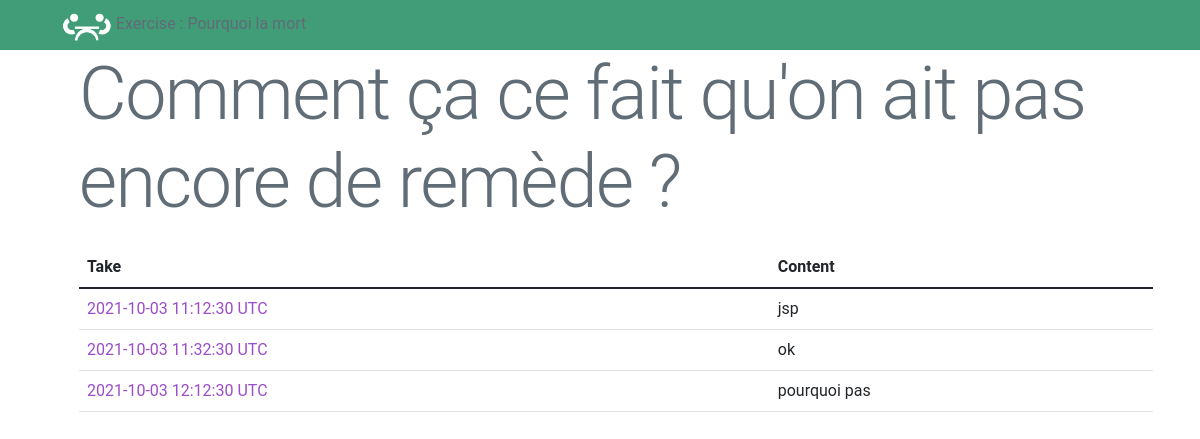
/?action=showStatExerciseByField&field=2, run on the app's committed database.
### tables this page shows
CREATE TABLE IF NOT EXISTS `exercises` (
  `id` int(11) NOT NULL AUTO_INCREMENT,
  `title` varchar(255) NOT NULL,
  `state` int(11) NOT NULL DEFAULT 0,
  PRIMARY KEY (`id`),
  UNIQUE KEY `exercises_title_unique` (`title`)
);

CREATE TABLE IF NOT EXISTS `fields` (
  `id` int(11) NOT NULL AUTO_INCREMENT,
  `label` varchar(255) NOT NULL,
  `value_kind` int(11) NOT NULL,
  `exercises_id` int(11) NOT NULL,
  PRIMARY KEY (`id`,`exercises_id`),
  KEY `fk_fields_exercises1_idx` (`exercises_id`),
  CONSTRAINT `fk_fields_exercises1` FOREIGN KEY (`exercises_id`) REFERENCES `exercises` (`id`) ON DELETE NO ACTION ON UPDATE NO ACTION
);

CREATE TABLE IF NOT EXISTS `takes` (
  `id` int(11) NOT NULL AUTO_INCREMENT,
  `time_stamp` timestamp NOT NULL DEFAULT current_timestamp() ON UPDATE current_timestamp(),
  PRIMARY KEY (`id`)
);

CREATE TABLE IF NOT EXISTS `answers` (
  `id` int(11) NOT NULL AUTO_INCREMENT,
  `response` text NOT NULL,
  `fields_id` int(11) NOT NULL,
  `takes_id` int(11) NOT NULL,
  PRIMARY KEY (`id`,`fields_id`,`takes_id`),
  UNIQUE KEY `unique_take_for_answer` (`fields_id`,`takes_id`),
  KEY `fk_answers_fields1_idx` (`fields_id`),
  KEY `fk_answers_takes1_idx` (`takes_id`),
  CONSTRAINT `fk_answers_fields1` FOREIGN KEY (`fields_id`) REFERENCES `fields` (`id`) ON DELETE NO ACTION ON UPDATE NO ACTION,
  CONSTRAINT `fk_answers_takes1` FOREIGN KEY (`takes_id`) REFERENCES `takes` (`id`) ON DELETE NO ACTION ON UPDATE NO ACTION
);

### Controller/ExerciseController.php (called while the page is built, shortened)
<?php
class ExerciseController
{
    public static function showStatExerciseByField()
    {
        $field = Field::find($_GET['field']);
        $exercise = Exercise::find($field->exercises_id);
        include_once "View/StatExerciseByField.php";
        $contenu = ob_get_clean();
        require dirname(__DIR__, 1) . "/View/Layout.php";
    }
}

### Model/DbConnector.php (called while the page is built, shortened)
<?php
class DbConnector
{
    private static function getPDO(){
        $DB = null;
        try{
            $DB = new PDO($DSN,$USERNAME,$PASSWORD);
        }catch(Exception $exception){
            throw new Exception("An exception has occurred when trying to connect to the database!");
        }
        $DB->exec("set names utf8");
        $DB->setAttribute(PDO::ATTR_ERRMODE, PDO::ERRMODE_EXCEPTION);
        return $DB;
    }
    static function select($query, $params, $multirecord) {
        $DB = self::getPDO();
        try {
            $statement = $DB->prepare($query);
            $statement->execute($params);
            if ($multirecord)
            {
                $queryResult = $statement->fetchAll(PDO::FETCH_ASSOC);
            } else {
                $queryResult = $statement->fetch(PDO::FETCH_ASSOC);
            }
            return $queryResult;
        } catch (PDOException $e) {
            error_log($e->getMessage());
            return null;
        }
    }
    static function selectMany($query, $params = []) {
        return self::select($query, $params, true);
    }
    static function selectOne($query, $params = []) {
        return self::select($query, $params, false);
    }
}

### Model/Field.php (called while the page is built, shortened)
<?php
class Field
{
    private int $id;
    public function __construct(string $label, int $value_kind, int $exercises_id, int $id = null)
    {
        $this->label = $label;
        $this->exercises_id = $exercises_id;
        if ($id != null) $this->id = $id;
    }
    static function find($id): ?Field
    {
        $res = DbConnector::selectOne("select * from fields where id=:id;", ["id" => $id]);
        return isset($res['label']) ? new Field($res['label'], $res['value_kind'], $res['exercises_id'], $res['id']) : null;
    }
    public function getId(): int
    {
        return $this->id;
    }
    public function takes(): array
    {
        $res = DbConnector::selectMany("SELECT takes.id, time_stamp FROM takes INNER JOIN answers ON answers.takes_id = takes.id WHERE answers.fields_id = :fields_id", ["fields_id" => $this->id]);
        $return = [];
        foreach ($res as $result) {
            $return[] = Take::make($result);
        }
        return $return;
    }
}

### Model/Take.php (called while the page is built, shortened)
<?php
class Take
{
    public int $id;
    static function make(array $params)
    {
        $take = new Take();
        if (isset($params['id'])) {
            $take->id = $params['id'];
        }
        $take->timeStamp = new DateTime( $params['time_stamp']);
        return $take;
    }
    static function find(int $id): ?Take
    {
        $res = DbConnector::selectOne("SELECT * FROM takes WHERE id = :id", ['id' => $id]);
        return self::make(["id" => $res["id"], "time_stamp" => $res['time_stamp']]);
    }
    public function answers(): array
    {
        $answers = Answer::where("takes_id",$this->id);
        return $answers;
    }
}

### Model/Answer.php (called while the page is built, shortened)
<?php
class Answer
{
    static function make(array $params)
    {
        $answer = new Answer();
        if (isset($params['id'])) {
            $answer->id = $params['id'];
        }
        $answer->response = $params['response'];
        $answer->field = $params['field'];
        $answer->take = $params['take'];
        return $answer;
    }
    static function where($field,$value): array
    {
        $result = DbConnector::selectMany("select * from answers where $field = :value;",["value"=>$value]);
        $return = [];
        foreach ($result as $res){
            $return[] = self::make(["id" => $res["id"], "response" => $res['response'], "field" => Field::find($res['fields_id']), "take" => Take::find($res['takes_id'])]);
        }
        return $return;
    }
}

### Model/Exercise.php (called while the page is built, shortened)
<?php
class Exercise
{
    static function make(array $params)
    {
        $exercise = new Exercise();
        if (isset($params['id'])) {
            $exercise->id = $params['id'];
        }
        $exercise->title = $params['title'];
        $exercise->state = $params['state'];
        return $exercise;
    }
    static function find(int $id): ?Exercise
    {
        $res = DbConnector::selectOne("SELECT * FROM exercises WHERE id = :id", ['id' => $id]);
        return self::make(["id" => $res["id"], "title" => $res['title'], "state" => $res['state']]);
    }
}

### View/StatExerciseByField.php (the view)
<section class="row">
    <div class="column">
        <h1><?= $field->label ?></h1>
        <table class="table">
            <thead>
            <tr>
                <th>Take</th>
                <th>Content</th>
            </tr>
            </thead>
            <tbody>
            <?php foreach ($field->takes() as $take) : ?>
                <tr>
                    <td>
                        <a class="link_title" href="?action=showStatExerciseByTake&take=<?= $take->id ?>"><?= $take->timeStamp->format('Y-m-d H:i:s') ?> UTC</a>
                    </td>
                    <?php foreach ($take->answers() as $answer) : ?>
                        <?php if ($answer->field->getId() == $field->getId()): ?>
                            <td>
                                <a>
                                    <?= $answer->response ?>
                                </a>
                            </td>
                        <?php endif; ?>
                    <?php endforeach; ?>
                </tr>
            <?php endforeach; ?>
            </tbody>
        </table>
    </div>
</section>

### View/Components/Header/Results.php (shortened to what this page needs)
    <header class="results">
        <section class="container">
            <a href="?"><img id="Logo" src="View/Style/Assets/logo.png"></a>
            <?php if ($_GET['action'] == "showStatExercise" || $_GET['action'] == "showStatExerciseByField" || $_GET['action'] == "showStatExerciseByTake"  ) { ?>
                <a>Exercise : <span><?= $exercise->title ?></span></a>
            <?php } ?>
        </section>
    </header>
<?php
$header = ob_get_clean();

### index.php (shortened to what this page needs)
<?php
if (isset($_GET['action'])) {
    switch ($_GET['action']) {
        case 'showStatExerciseByField':
            ExerciseController::showStatExerciseByField();
            break;
    }
}else{
    MainController::showHome();
}

### View/Layout.php (shortened to what this page needs)
<?php
require_once $headerPath;
?>
<!DOCTYPE html>
<html lang="fr">
<head>
    <link href="https://cdn.jsdelivr.net/npm/bootstrap@5.1.1/dist/css/bootstrap.min.css" rel="stylesheet">
    <link rel="stylesheet" href="/View/Style/CSS/Global.css">
</head>
<body>
    <?= $header; ?>
<main class="container">
    <?= $contenu; ?>
</main>
</body>
</html>

### View/Style/CSS/Global.css (style rules this page uses)
header.results { background: #419d78; height: 50px; }
#Logo { height: 50px; }
.link_title { text-decoration: none; color: #9b4dca; }
body { margin: 0; color: #606c76 !important; font-family: "Roboto", "Helvetica Neue", "Helvetica", "Arial", sans-serif; display: flex; justify-content: center; flex-direction: column; }
.row { flex-direction: row; flex-wrap: nowrap !important; justify-content: space-between; width: calc(100% + 2.0rem); margin: auto !important; text-align: left; }
.row .column { display: block; flex: 1 1 auto; margin-left: 5px; margin-right: 5px; max-width: 100%; width: 100%; }
td, tr { border-bottom: 0.1rem solid #e1e1e1; }
.container { margin: 0 auto; padding: 0 2rem; position: relative; }
h1 { font-size: 4.6rem; margin: 0; font-weight: 300; letter-spacing: -0.1rem; margin-bottom: 20px; }

### data on the page
exercises: title "Pourquoi la mort"
fields: label "Comment ça ce fait qu'on ait pas encore de remède ?"
takes: time_stamp "2021-10-03 11:12:30"
answers: response "jsp"
takes: time_stamp "2021-10-03 11:32:30", response "ok"
takes: time_stamp "2021-10-03 12:12:30"
answers: response "pourquoi pas"
